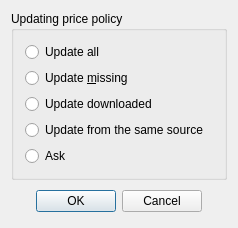
<?xml version="1.0" encoding="UTF-8"?>
<ui version="4.0">
 <class>EquityPriceUpdateConfDlg</class>
 <widget class="QDialog" name="EquityPriceUpdateConfDlg">
  <property name="geometry">
   <rect>
    <x>0</x>
    <y>0</y>
    <width>238</width>
    <height>228</height>
   </rect>
  </property>
  <property name="windowTitle">
   <string>Updating price configuration</string>
  </property>
  <layout class="QVBoxLayout" name="verticalLayout">
   <item>
    <widget class="QGroupBox" name="groupBox">
     <property name="title">
      <string>Updating price policy</string>
     </property>
     <layout class="QVBoxLayout" name="verticalLayout_2">
      <item>
       <widget class="QRadioButton" name="m_updateAll">
        <property name="text">
         <string>Update all</string>
        </property>
       </widget>
      </item>
      <item>
       <widget class="QRadioButton" name="m_updateMissing">
        <property name="text">
         <string>Update &amp;missing</string>
        </property>
       </widget>
      </item>
      <item>
       <widget class="QRadioButton" name="m_updateDownloaded">
        <property name="text">
         <string>Update downloaded</string>
        </property>
       </widget>
      </item>
      <item>
       <widget class="QRadioButton" name="m_updateSource">
        <property name="text">
         <string>Update from the same source</string>
        </property>
       </widget>
      </item>
      <item>
       <widget class="QRadioButton" name="m_ask">
        <property name="text">
         <string>Ask</string>
        </property>
       </widget>
      </item>
     </layout>
    </widget>
   </item>
   <item>
    <widget class="QDialogButtonBox" name="buttonBox">
     <property name="sizePolicy">
      <sizepolicy hsizetype="Preferred" vsizetype="Preferred">
       <horstretch>0</horstretch>
       <verstretch>0</verstretch>
      </sizepolicy>
     </property>
     <property name="standardButtons">
      <set>QDialogButtonBox::Cancel|QDialogButtonBox::Ok</set>
     </property>
     <property name="centerButtons">
      <bool>true</bool>
     </property>
    </widget>
   </item>
  </layout>
 </widget>
 <layoutdefault spacing="6" margin="11"/>
 <resources/>
 <connections>
  <connection>
   <sender>buttonBox</sender>
   <signal>accepted()</signal>
   <receiver>EquityPriceUpdateConfDlg</receiver>
   <slot>accept()</slot>
   <hints>
    <hint type="sourcelabel">
     <x>302</x>
     <y>276</y>
    </hint>
    <hint type="destinationlabel">
     <x>302</x>
     <y>152</y>
    </hint>
   </hints>
  </connection>
  <connection>
   <sender>buttonBox</sender>
   <signal>rejected()</signal>
   <receiver>EquityPriceUpdateConfDlg</receiver>
   <slot>reject()</slot>
   <hints>
    <hint type="sourcelabel">
     <x>302</x>
     <y>276</y>
    </hint>
    <hint type="destinationlabel">
     <x>302</x>
     <y>152</y>
    </hint>
   </hints>
  </connection>
 </connections>
 <designerdata>
  <property name="gridDeltaX">
   <number>2</number>
  </property>
  <property name="gridDeltaY">
   <number>2</number>
  </property>
  <property name="gridSnapX">
   <bool>true</bool>
  </property>
  <property name="gridSnapY">
   <bool>true</bool>
  </property>
  <property name="gridVisible">
   <bool>true</bool>
  </property>
 </designerdata>
</ui>
